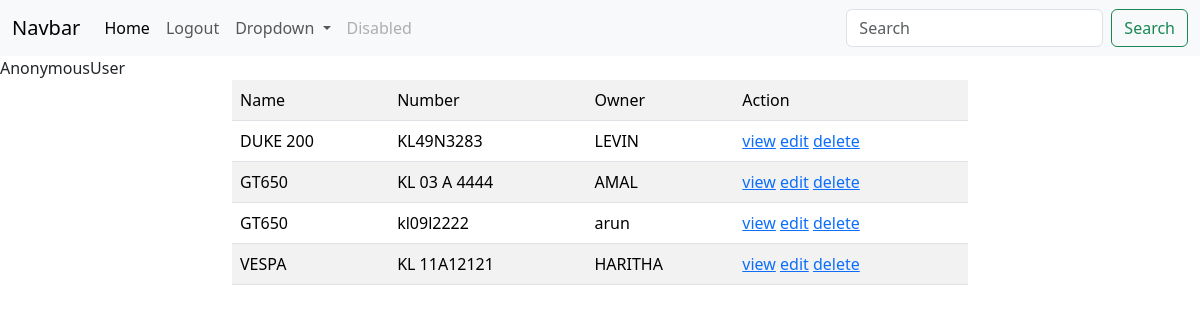
The page /vehicles/all on the database its author committed.
### olx/models.py (models this page shows, shortened)
class Vehicles(models.Model):
    name=models.CharField(max_length=200)
    number=models.CharField(max_length=30)
    owner=models.CharField(max_length=20)
    km=models.CharField(max_length=20)
    vehiclemodel=models.CharField(max_length=4)
    image=models.ImageField(upload_to="images",null=True)

### olx/views.py (the view)
# urls.py: path("vehicles/all",VehicleListView.as_view(),name="vehi-list"),
class VehicleListView(View):
    def get(self,request,*args,**kwargs):
        qs=Vehicles.objects.all()
        return render(request,"vehicle_list.html",{"Vehicles":qs})

### olx/templates/vehicle_list.html (shortened to what this page needs)
{%extends 'base.html'%}
{%block body_block%}
{{request.user}}
    <div class="container">
        <div class="row">
            <div class="col-2"></div>
            <div class="col-8">
                <table class="table table-striped">
                    <tr>
                        <td>Name</td>
                        <td>Number</td>
                        <td>Owner</td>
                        <td>Action</td>
                    </tr>
                    {%for veh in Vehicles%}
                    <tr>
                        <td>{{veh.name}}</td>
                        <td>{{veh.number}}</td>
                        <td>{{veh.owner}}</td>
                        <td>
                            <a href="{%url 'vehi-detail' veh.id %}">view</a>
                            <a href="{%url 'vehi-change' veh.id %}">edit</a>
                            <a href="{%url 'vehi-delete' veh.id %}">delete</a>
                        </td>
                    </tr>
                    {%endfor%}
                </table>
            </div>
            <div class="col-2"></div>
        </div>
    </div>
{%endblock%}

### olx/templates/base.html (shortened to what this page needs)
<!DOCTYPE html>
<html lang="en">
<head>
    <link href="https://cdn.jsdelivr.net/npm/bootstrap@5.3.2/dist/css/bootstrap.min.css" rel="stylesheet">
</head>
<body>
    <nav class="navbar navbar-expand-lg bg-body-tertiary">
        <div class="container-fluid">
          <a class="navbar-brand" href="#">Navbar</a>
          <div class="collapse navbar-collapse" id="navbarSupportedContent">
            <ul class="navbar-nav me-auto mb-2 mb-lg-0">
              <li class="nav-item">
                <a class="nav-link active" aria-current="page" href="#">Home</a>
              </li>
              <li class="nav-item">
                <a class="nav-link" href="{%url 'signout'%}">Logout</a>
              </li>
              <li class="nav-item dropdown">
                <a class="nav-link dropdown-toggle" href="#" role="button" data-bs-toggle="dropdown" aria-expanded="false">
                  Dropdown
                </a>
              </li>
              <li class="nav-item">
                <a class="nav-link disabled" aria-disabled="true">Disabled</a>
              </li>
            </ul>
            <form class="d-flex" role="search">
              <input class="form-control me-2" type="search" placeholder="Search" aria-label="Search">
              <button class="btn btn-outline-success" type="submit">Search</button>
            </form>
          </div>
        </div>
      </nav>
      {%block body_block%}
      {%endblock%}
</body>
</html>

### rows shown on the page
Vehicles: name "DUKE 200", number "KL49N3283", owner "LEVIN"
Vehicles: name "GT650", number "KL 03 A 4444", owner "AMAL"
Vehicles: name "GT650", number "kl09l2222", owner "arun"
Vehicles: name "VESPA", number "KL 11A12121", owner "HARITHA"

### other values the page prints
{{ request.user }} "AnonymousUser"
